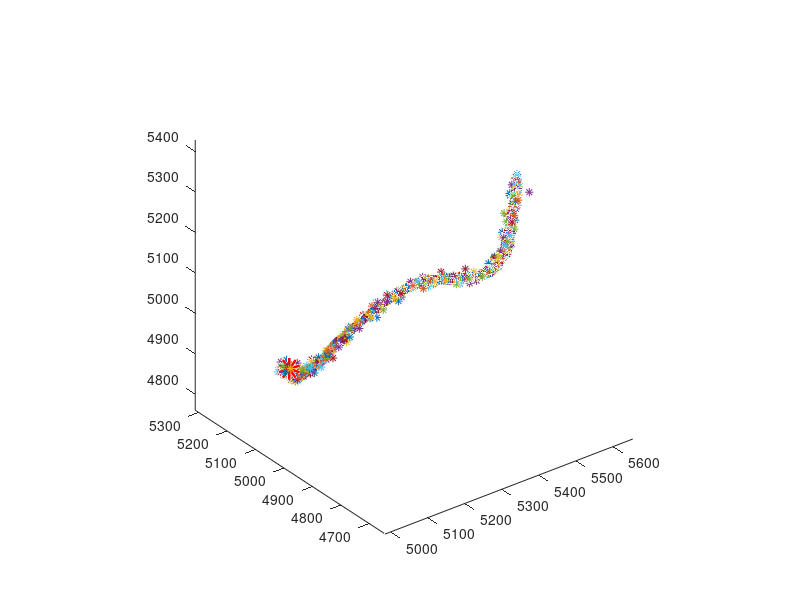

Here is the MATLAB script that generated this plot: (Note: this script raises an error after producing the figure.)
%% term project Kalaman Filter Design
%% B688018 electrical engineering kim hyeon-soo
%%
%%%%%%%%%%%%%%%%%%%%%%%%%%%%%%%%%%% 3-dimension position estimation %%%%%%%%%%%%%%%%%%%%%%%%%%%%%%%%%%%
close all
clear all
t=0;
dt=.1;
T=25;

truePosition=[5000
              5000
              5000
              5.0
              6.6
              6.7 ];   % real position(x;y;z;xDot;yDot;zDot)   % 6x1 matrix
          
A=[1 0 0 dt 0 0
   0 1 0 0 dt 0
   0 0 1 0 0 dt
   0 0 0 1 0 0
   0 0 0 0 1 0
   0 0 0 0 0 1]; % 6x6 matrix

B=[(1/2*dt^2) 0 0
    0 (1/2*dt^2) 0
    0 0 (1/2*dt^2)
    dt 0 0
    0 dt 0
    0 0 dt];         % 6x3 matrix

H=[1 0 0 0 0 0
   0 1 0 0 0 0
   0 0 1 0 0 0];       % estimate positions only

estimatedPosition=[5000.1; 5000.2; 5000.3; 5.1; 6.5; 5.7];  % initial estimation          % 6x1 matrix
figure
plot3(estimatedPosition(1),estimatedPosition(2),estimatedPosition(3),'ro','LineWidth',10)
hold on

processNoise=10;
noise=7.5;

estimatedErrorCo=diag([1000^2,1000^2,1000^2,10^2,10^2,10^2]);       % estimatedErrorCo = P(6x6)
measuredErrorCo=diag([noise^2,noise^2,noise^2]);                    % measuredErrorCo = R(3x3)
ErrorCo=diag([processNoise^2,processNoise^2,processNoise^2]);       % 3x3 matrix

tSet=[];

while t<T
   randomAccelX=processNoise*(randn);
   randomAccelY=processNoise*(randn);
   randomAccelZ=processNoise*(randn);
   randomAccel=[randomAccelX;randomAccelY;randomAccelZ];
   truePosition=A*truePosition+B*3*randomAccel;   % true position + random accel
   
   t=t+dt;
   
   measuredPosition=H*truePosition+[randn,randn,randn]'*noise;
  % there are always noises in estimation values
  
   %% Kalman Processing
   estimatedPosition=A*estimatedPosition;
   estimatedErrorCo=A*estimatedErrorCo*A'+B*ErrorCo*B';       % P=A*P*A'+B*Q*B';
   kalmanGain=estimatedErrorCo*H'*inv(H*estimatedErrorCo*H'+measuredErrorCo);
   estimatedPosition=estimatedPosition+kalmanGain*(measuredPosition-H*estimatedPosition);
   estimatedErrorCo=(eye(6)-kalmanGain*H)*estimatedErrorCo;
   
   plot3(truePosition(1),truePosition(2),truePosition(3),'h','linewidth',1);
   hold on
   plot3(estimatedPosition(1),estimatedPosition(2),estimatedPosition(3),'p','linewidth',1);
   hold on
   plot3(measuredPosition(1),measuredPosition(2),measuredPosition(3),'*');
   hold on
   
   
   
   axis equal
   hold on
   
   tSet=[tSet t];
end

% insertColor={'#FF0','#0B0','#00F'}
insertColor=[rand rand rand;rand rand rand;rand rand rand]
colororder(insertColor)
legend('First Estimated Position','True Position','Estimated Position','Measured Position');

title('Position Estimation(3-dimension)')
xlabel('X-axis')
ylabel('Y-axis')
zlabel('Z-axis')
grid on
%%%%%%%%%%%%%%%%%%%%%%%%%%%%%%%%%%% 3-dimension position estimation %%%%%%%%%%%%%%%%%%%%%%%%%%%%%%%%%%%
%%


%%%%%%%%%%%%%%%%%%%%%%%%%%%%%%%%%%% 3-dimension velocity estimation %%%%%%%%%%%%%%%%%%%%%%%%%%%%%%%%%%%
% close all
% clear all
% t=0;
% dt=.1;
% T=50;
% trueVelocity=[4123;6756;3450; 200.0; 200.0; 200.0 ];   % real velocity(x;y;z;xDot;yDot;zDot)   % 6x1 matrix
% A=[1 0 0 dt 0 0; 0 1 0 0 dt 0; 0 0 1 0 0 dt;0 0 0 1 0 0; 0 0 0 0 1 0; 0 0 0 0 0 1]; % 6x6 matrix
% B=[(0.5*dt^2) 0 0; 0 (0.5*dt^2) 0; 0 0 (0.5*dt^2); dt 0 0; 0 dt 0; 0 0 dt];         % 6x3 matrix
% % H=[1 0 0 0 0 0;0 1 0 0 0 0; 0 0 1 0 0 0];
% H=[0 0 0 1 0 0; 0 0 0 0 1 0; 0 0 0 0 0 1]; 
% 
% estimatedVelocity=[0; 0; 0; 190.0; 190.0; 190.0];  % initial estimation                   6x1 matrix
% 
% figure
% plot3(estimatedVelocity(4),estimatedVelocity(5),estimatedVelocity(6),'rs','LineWidth',10);
% hold on
% 
% processNoise=5;
% noise=1;
% 
% estimatedErrorCo=diag([0,0,0,100^2,100^2,100^2]);    % estimatedErrorCo = P(6x6)
% measuredErrorCo=diag([noise^2,noise^2,noise^2]);              % measuredErrorCo = R(3x3)
% ErrorCo=diag([processNoise^2,processNoise^2,processNoise^2]); % 3x3 matrix
% 
% tSet=[];
% 
% while t<T
% %    randomAccelX=processNoise*randn;
% %    randomAccelY=processNoise*randn;
% %    randomAccelZ=processNoise*randn;
%    
% randomAccelX=processNoise*abs(randn);
% randomAccelY=processNoise*abs(randn);
% randomAccelZ=processNoise*abs(randn);
% randomAccel=[randomAccelX;randomAccelY;randomAccelZ];
% trueVelocity=A*trueVelocity+B*randomAccel;
% 
% 
% %    trueVelocity=A*trueVelocity+B*4*randomAccel;   % true velocity
% %    trueVelocity=A*trueVelocity; %+B*randomAccel;   % true velocity
% t=t+dt;
% 
%    if trueVelocity(4)>230 && trueVelocity(5)>230 && trueVelocity(6)>230
%       trueVelocity(4)=230+5*abs(randn);
%       trueVelocity(5)=230+5*abs(randn);
%       trueVelocity(6)=230+5*abs(randn);
%    end
%    
%    
%    measuredVelocity=H*trueVelocity+[randn,randn,randn]*noise;
%    
%    %% Kalman Filter Processing
%    estimatedVelocity=A*estimatedVelocity;
%    estimatedErrorCo=A*estimatedErrorCo*A'+B*ErrorCo*B';       % P=A*P*A'+B*Q*B';
%    kalmanGain=estimatedErrorCo*H'*inv(H*estimatedErrorCo*H'+measuredErrorCo);
%    estimatedVelocity=estimatedVelocity+kalmanGain*(measuredVelocity-H*estimatedVelocity);
%    estimatedErrorCo=(eye(6)-kalmanGain*H)*estimatedErrorCo;
%    
%    plot3(trueVelocity(4),trueVelocity(5),trueVelocity(6),'p','linewidth',1.5);
%    hold on
%    plot3(estimatedVelocity(4),estimatedVelocity(5),estimatedVelocity(6),'h','linewidth',1.5);
%    hold on
%    plot3(measuredVelocity(1),measuredVelocity(2),measuredVelocity(3),'*','linewidth',1.0);
%    hold on
% 
% % plot(t,trueVelocity(4),'o','linewidth',1.5)
% % hold on
% % plot(t,trueVelocity(5),'d','linewidth',1.5)
% % hold on
% % plot(t,trueVelocity(6),'s','linewidth',1.5)
% % hold on
% 
%    axis equal
%    hold on
%    
%    tSet=[tSet t];
% end
% 
% insertColor={'#0f8','#00f','#F1C'}
% % insertColor=[rand rand rand;rand rand rand;rand rand rand]
% colororder(insertColor)
% 
% % legend('True Velocity(X)','True Velocity(Y)','True Velocity(Z)')
% % title('True Velocity(each elements)')
% % xlabel('Time(sec)')
% % ylabel('Velocity(m/s)')
% 
% legend('First Estimated Velocity','True Velocity','Estimated Velocity','Measured Velocity');
% title('Velocity Estimation(3-dimension)');
% xlabel('X-axis')
% ylabel('Y-axis')
% zlabel('Z-axis')
% grid on
%%%%%%%%%%%%%%%%%%%%%%%%%%%%%%%%%%% 3-dimension velocity esetimation %%%%%%%%%%%%%%%%%%%%%%%%%%%%%%%%%%%
%%
